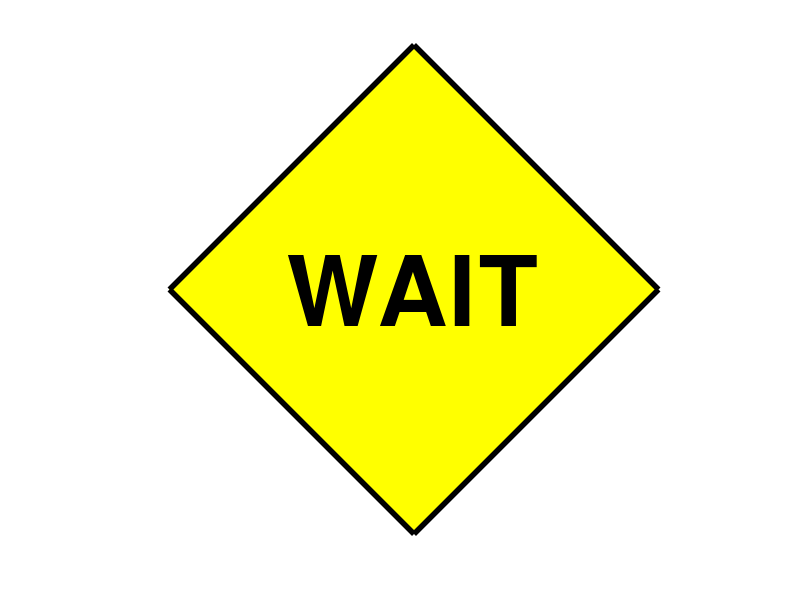

Source code (MATLAB):
% 06 15
% Plot a wait sign
clc
clear

t = (0:4) .* pi / 2;
x = sin(t);
y = cos(t);

h = fill(x, y, 'y');
set(h, 'LineWidth', 4.0)
axis square off;

text(0, 0, 'WAIT', 'Color', 'K', 'FontSize', 70, ...
    'FontWeight', 'bold', 'HorizontalAlignment', 'center');
